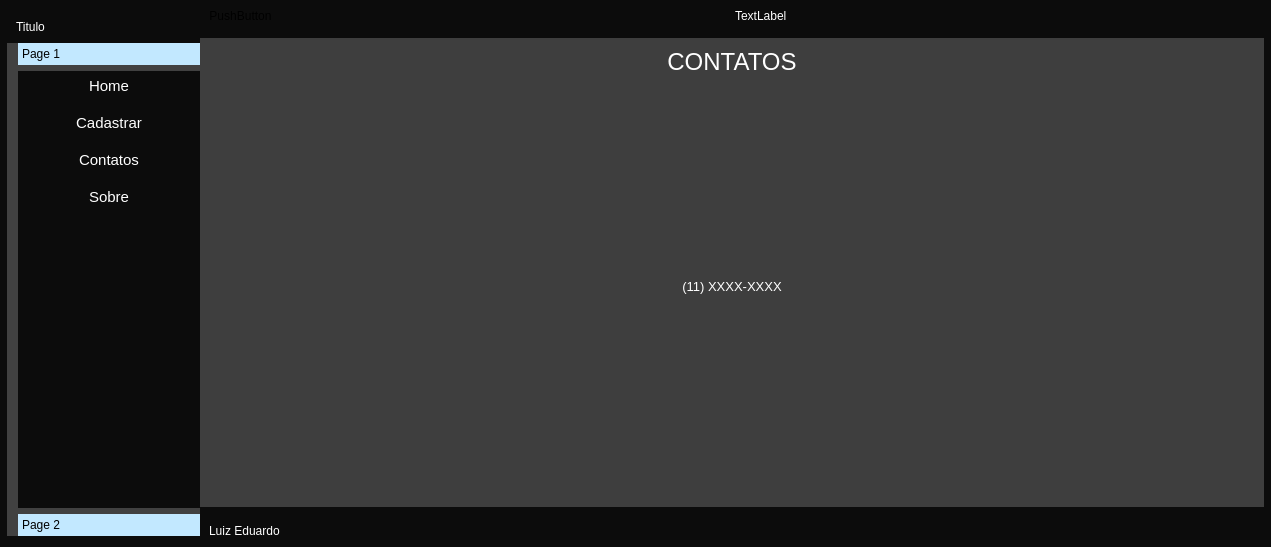
<?xml version="1.0" encoding="UTF-8"?>
<ui version="4.0">
 <class>MainWindow</class>
 <widget class="QMainWindow" name="MainWindow">
  <property name="geometry">
   <rect>
    <x>0</x>
    <y>0</y>
    <width>1271</width>
    <height>547</height>
   </rect>
  </property>
  <property name="windowTitle">
   <string>MainWindow</string>
  </property>
  <property name="styleSheet">
   <string notr="true">background-color: rgb(12, 12, 12);</string>
  </property>
  <widget class="QWidget" name="centralwidget">
   <property name="styleSheet">
    <string notr="true">*{

	border:none;

}
QLabel{

	color: rgb(255,255,255);
}</string>
   </property>
   <layout class="QHBoxLayout" name="horizontalLayout">
    <property name="spacing">
     <number>0</number>
    </property>
    <property name="leftMargin">
     <number>0</number>
    </property>
    <property name="topMargin">
     <number>0</number>
    </property>
    <property name="rightMargin">
     <number>0</number>
    </property>
    <property name="bottomMargin">
     <number>0</number>
    </property>
    <item>
     <widget class="QFrame" name="menu_lateral">
      <property name="maximumSize">
       <size>
        <width>200</width>
        <height>16777215</height>
       </size>
      </property>
      <property name="frameShape">
       <enum>QFrame::StyledPanel</enum>
      </property>
      <property name="frameShadow">
       <enum>QFrame::Raised</enum>
      </property>
      <layout class="QVBoxLayout" name="verticalLayout">
       <property name="spacing">
        <number>0</number>
       </property>
       <property name="leftMargin">
        <number>7</number>
       </property>
       <property name="topMargin">
        <number>11</number>
       </property>
       <property name="rightMargin">
        <number>0</number>
       </property>
       <property name="bottomMargin">
        <number>11</number>
       </property>
       <item>
        <widget class="QFrame" name="frame">
         <property name="frameShape">
          <enum>QFrame::StyledPanel</enum>
         </property>
         <property name="frameShadow">
          <enum>QFrame::Raised</enum>
         </property>
         <layout class="QHBoxLayout" name="horizontalLayout_4">
          <property name="spacing">
           <number>0</number>
          </property>
          <property name="leftMargin">
           <number>9</number>
          </property>
          <property name="topMargin">
           <number>9</number>
          </property>
          <property name="rightMargin">
           <number>0</number>
          </property>
          <property name="bottomMargin">
           <number>9</number>
          </property>
          <item>
           <widget class="QLabel" name="label_3">
            <property name="text">
             <string>Titulo</string>
            </property>
           </widget>
          </item>
         </layout>
        </widget>
       </item>
       <item>
        <widget class="QFrame" name="frame_2">
         <property name="styleSheet">
          <string notr="true">QFrame{
	background-color: rgb(65,65,65);
}

QTooBox{
	
	text-aling:left;
	background-color: rgb(288,254,255);
}

QToolBox::tab{
	border-radios: 5px;
	background-color: rgb(194,232,255);
	text-aling: left;

}</string>
         </property>
         <property name="frameShape">
          <enum>QFrame::StyledPanel</enum>
         </property>
         <property name="frameShadow">
          <enum>QFrame::Raised</enum>
         </property>
         <layout class="QHBoxLayout" name="horizontalLayout_6">
          <property name="spacing">
           <number>0</number>
          </property>
          <property name="leftMargin">
           <number>11</number>
          </property>
          <property name="topMargin">
           <number>0</number>
          </property>
          <property name="rightMargin">
           <number>0</number>
          </property>
          <property name="bottomMargin">
           <number>0</number>
          </property>
          <item>
           <widget class="QToolBox" name="toolBox">
            <property name="styleSheet">
             <string notr="true">QPushButton:hover{

	background-color: rgb(65, 65, 65);
	border-top-left-radius: 15px;
}

QPushButton{

	color: rgb(255,255,255);
}</string>
            </property>
            <property name="currentIndex">
             <number>0</number>
            </property>
            <widget class="QWidget" name="page">
             <property name="geometry">
              <rect>
               <x>0</x>
               <y>0</y>
               <width>182</width>
               <height>429</height>
              </rect>
             </property>
             <attribute name="label">
              <string>Page 1</string>
             </attribute>
             <layout class="QVBoxLayout" name="verticalLayout_4">
              <property name="spacing">
               <number>7</number>
              </property>
              <property name="leftMargin">
               <number>0</number>
              </property>
              <property name="topMargin">
               <number>0</number>
              </property>
              <property name="rightMargin">
               <number>0</number>
              </property>
              <property name="bottomMargin">
               <number>0</number>
              </property>
              <item>
               <widget class="QPushButton" name="btn_home">
                <property name="minimumSize">
                 <size>
                  <width>0</width>
                  <height>30</height>
                 </size>
                </property>
                <property name="sizeIncrement">
                 <size>
                  <width>0</width>
                  <height>0</height>
                 </size>
                </property>
                <property name="font">
                 <font>
                  <pointsize>11</pointsize>
                 </font>
                </property>
                <property name="cursor">
                 <cursorShape>PointingHandCursor</cursorShape>
                </property>
                <property name="text">
                 <string>Home</string>
                </property>
               </widget>
              </item>
              <item>
               <widget class="QPushButton" name="btn_cadastrar">
                <property name="minimumSize">
                 <size>
                  <width>0</width>
                  <height>30</height>
                 </size>
                </property>
                <property name="sizeIncrement">
                 <size>
                  <width>0</width>
                  <height>0</height>
                 </size>
                </property>
                <property name="font">
                 <font>
                  <pointsize>11</pointsize>
                 </font>
                </property>
                <property name="cursor">
                 <cursorShape>PointingHandCursor</cursorShape>
                </property>
                <property name="text">
                 <string>Cadastrar</string>
                </property>
               </widget>
              </item>
              <item>
               <widget class="QPushButton" name="btn_contatos">
                <property name="minimumSize">
                 <size>
                  <width>0</width>
                  <height>30</height>
                 </size>
                </property>
                <property name="sizeIncrement">
                 <size>
                  <width>0</width>
                  <height>0</height>
                 </size>
                </property>
                <property name="font">
                 <font>
                  <pointsize>11</pointsize>
                 </font>
                </property>
                <property name="cursor">
                 <cursorShape>PointingHandCursor</cursorShape>
                </property>
                <property name="text">
                 <string>Contatos</string>
                </property>
               </widget>
              </item>
              <item>
               <widget class="QPushButton" name="btn_sobre">
                <property name="minimumSize">
                 <size>
                  <width>0</width>
                  <height>30</height>
                 </size>
                </property>
                <property name="sizeIncrement">
                 <size>
                  <width>0</width>
                  <height>0</height>
                 </size>
                </property>
                <property name="font">
                 <font>
                  <pointsize>11</pointsize>
                 </font>
                </property>
                <property name="cursor">
                 <cursorShape>PointingHandCursor</cursorShape>
                </property>
                <property name="text">
                 <string>Sobre</string>
                </property>
               </widget>
              </item>
              <item>
               <spacer name="verticalSpacer">
                <property name="orientation">
                 <enum>Qt::Vertical</enum>
                </property>
                <property name="sizeHint" stdset="0">
                 <size>
                  <width>20</width>
                  <height>40</height>
                 </size>
                </property>
               </spacer>
              </item>
             </layout>
            </widget>
            <widget class="QWidget" name="page_2">
             <property name="geometry">
              <rect>
               <x>0</x>
               <y>0</y>
               <width>182</width>
               <height>429</height>
              </rect>
             </property>
             <attribute name="label">
              <string>Page 2</string>
             </attribute>
             <layout class="QVBoxLayout" name="verticalLayout_3">
              <property name="leftMargin">
               <number>0</number>
              </property>
              <property name="topMargin">
               <number>0</number>
              </property>
              <property name="rightMargin">
               <number>0</number>
              </property>
              <property name="bottomMargin">
               <number>0</number>
              </property>
              <item>
               <widget class="QLabel" name="label_4">
                <property name="text">
                 <string>parte 2</string>
                </property>
               </widget>
              </item>
             </layout>
            </widget>
           </widget>
          </item>
         </layout>
        </widget>
       </item>
      </layout>
     </widget>
    </item>
    <item>
     <widget class="QFrame" name="main">
      <property name="frameShape">
       <enum>QFrame::StyledPanel</enum>
      </property>
      <property name="frameShadow">
       <enum>QFrame::Raised</enum>
      </property>
      <layout class="QVBoxLayout" name="verticalLayout_2">
       <property name="leftMargin">
        <number>0</number>
       </property>
       <property name="topMargin">
        <number>0</number>
       </property>
       <property name="rightMargin">
        <number>7</number>
       </property>
       <property name="bottomMargin">
        <number>0</number>
       </property>
       <item>
        <widget class="QFrame" name="frame_topo">
         <property name="frameShape">
          <enum>QFrame::StyledPanel</enum>
         </property>
         <property name="frameShadow">
          <enum>QFrame::Raised</enum>
         </property>
         <layout class="QHBoxLayout" name="horizontalLayout_2">
          <item alignment="Qt::AlignLeft">
           <widget class="QPushButton" name="btn_menu">
            <property name="whatsThis">
             <string>&lt;html&gt;&lt;head/&gt;&lt;body&gt;&lt;p align=&quot;center&quot;&gt;&lt;img src=&quot;:/icons/icons/menu1.png&quot;/&gt;&lt;/p&gt;&lt;/body&gt;&lt;/html&gt;</string>
            </property>
            <property name="text">
             <string>PushButton</string>
            </property>
            <property name="icon">
             <iconset resource="../imagens/icons_.qrc">
              <normaloff>:/icons/icons/menu2.png</normaloff>:/icons/icons/menu2.png</iconset>
            </property>
            <property name="iconSize">
             <size>
              <width>32</width>
              <height>32</height>
             </size>
            </property>
           </widget>
          </item>
          <item>
           <widget class="QLabel" name="label">
            <property name="text">
             <string>TextLabel</string>
            </property>
           </widget>
          </item>
         </layout>
        </widget>
       </item>
       <item>
        <widget class="QFrame" name="frame_principal">
         <property name="sizePolicy">
          <sizepolicy hsizetype="Preferred" vsizetype="Expanding">
           <horstretch>0</horstretch>
           <verstretch>0</verstretch>
          </sizepolicy>
         </property>
         <property name="styleSheet">
          <string notr="true">background-color: rgb(62, 62, 62);</string>
         </property>
         <property name="frameShape">
          <enum>QFrame::StyledPanel</enum>
         </property>
         <property name="frameShadow">
          <enum>QFrame::Raised</enum>
         </property>
         <layout class="QVBoxLayout" name="verticalLayout_5">
          <property name="leftMargin">
           <number>0</number>
          </property>
          <property name="topMargin">
           <number>0</number>
          </property>
          <property name="rightMargin">
           <number>0</number>
          </property>
          <property name="bottomMargin">
           <number>0</number>
          </property>
          <item>
           <widget class="QStackedWidget" name="pages">
            <property name="currentIndex">
             <number>2</number>
            </property>
            <widget class="QWidget" name="pg_home">
             <layout class="QVBoxLayout" name="verticalLayout_6">
              <item>
               <widget class="QLabel" name="logo">
                <property name="text">
                 <string>&lt;html&gt;&lt;head/&gt;&lt;body&gt;&lt;p align=&quot;center&quot;&gt;&lt;img src=&quot;:/icons/icons/logo4.png&quot;/&gt;&lt;/p&gt;&lt;/body&gt;&lt;/html&gt;</string>
                </property>
               </widget>
              </item>
             </layout>
            </widget>
            <widget class="QWidget" name="pg_cadastrar">
             <layout class="QVBoxLayout" name="verticalLayout_7">
              <property name="leftMargin">
               <number>0</number>
              </property>
              <property name="topMargin">
               <number>0</number>
              </property>
              <property name="rightMargin">
               <number>0</number>
              </property>
              <property name="bottomMargin">
               <number>0</number>
              </property>
              <item>
               <widget class="QTabWidget" name="tabWidget">
                <property name="currentIndex">
                 <number>1</number>
                </property>
                <widget class="QWidget" name="tab_cadastro">
                 <attribute name="title">
                  <string>Cadastro</string>
                 </attribute>
                 <layout class="QVBoxLayout" name="verticalLayout_10">
                  <property name="leftMargin">
                   <number>0</number>
                  </property>
                  <property name="topMargin">
                   <number>0</number>
                  </property>
                  <property name="rightMargin">
                   <number>0</number>
                  </property>
                  <property name="bottomMargin">
                   <number>0</number>
                  </property>
                  <item>
                   <widget class="QFrame" name="frame_4">
                    <property name="styleSheet">
                     <string notr="true">QLineEdit{
background-color: rgb(255, 255, 255);
	font: 10pt &quot;MS Shell Dlg 2&quot;;
}

QFrame{

	background-color: rgb(231, 231, 231);
}</string>
                    </property>
                    <property name="frameShape">
                     <enum>QFrame::StyledPanel</enum>
                    </property>
                    <property name="frameShadow">
                     <enum>QFrame::Raised</enum>
                    </property>
                    <layout class="QGridLayout" name="gridLayout">
                     <item row="0" column="0" colspan="3">
                      <widget class="QLabel" name="label_6">
                       <property name="styleSheet">
                        <string notr="true">color: rgb(0, 99, 148);
background-color: rgb(249, 249, 249);</string>
                       </property>
                       <property name="text">
                        <string>&lt;html&gt;&lt;head/&gt;&lt;body&gt;&lt;p align=&quot;center&quot;&gt;&lt;span style=&quot; font-size:16pt; font-weight:600;&quot;&gt;EMPRESA&lt;/span&gt;&lt;/p&gt;&lt;/body&gt;&lt;/html&gt;</string>
                       </property>
                      </widget>
                     </item>
                     <item row="1" column="0">
                      <widget class="QLineEdit" name="ln_cnpj">
                       <property name="alignment">
                        <set>Qt::AlignCenter</set>
                       </property>
                       <property name="placeholderText">
                        <string>CNPJ</string>
                       </property>
                      </widget>
                     </item>
                     <item row="1" column="1" colspan="2">
                      <widget class="QLineEdit" name="ln_nome">
                       <property name="alignment">
                        <set>Qt::AlignCenter</set>
                       </property>
                       <property name="placeholderText">
                        <string>NOME EMPRESARIAL</string>
                       </property>
                      </widget>
                     </item>
                     <item row="2" column="0" colspan="3">
                      <widget class="QLineEdit" name="ln_logradouro">
                       <property name="alignment">
                        <set>Qt::AlignCenter</set>
                       </property>
                       <property name="placeholderText">
                        <string>LOGRADOURO</string>
                       </property>
                      </widget>
                     </item>
                     <item row="3" column="0">
                      <widget class="QLineEdit" name="ln_numero">
                       <property name="alignment">
                        <set>Qt::AlignCenter</set>
                       </property>
                       <property name="placeholderText">
                        <string>NUMERO</string>
                       </property>
                      </widget>
                     </item>
                     <item row="3" column="1">
                      <widget class="QLineEdit" name="ln_complemento">
                       <property name="alignment">
                        <set>Qt::AlignCenter</set>
                       </property>
                       <property name="placeholderText">
                        <string>COMPLEMENTO</string>
                       </property>
                      </widget>
                     </item>
                     <item row="3" column="2">
                      <widget class="QLineEdit" name="ln_bairro">
                       <property name="alignment">
                        <set>Qt::AlignCenter</set>
                       </property>
                       <property name="placeholderText">
                        <string>BAIRRO</string>
                       </property>
                      </widget>
                     </item>
                     <item row="4" column="0">
                      <widget class="QLineEdit" name="ln_municipio">
                       <property name="alignment">
                        <set>Qt::AlignCenter</set>
                       </property>
                       <property name="placeholderText">
                        <string>MUNICIPIO</string>
                       </property>
                      </widget>
                     </item>
                     <item row="4" column="1">
                      <widget class="QLineEdit" name="ln_uf">
                       <property name="alignment">
                        <set>Qt::AlignCenter</set>
                       </property>
                       <property name="placeholderText">
                        <string>UF</string>
                       </property>
                      </widget>
                     </item>
                     <item row="4" column="2">
                      <widget class="QLineEdit" name="ln_cep">
                       <property name="alignment">
                        <set>Qt::AlignCenter</set>
                       </property>
                       <property name="placeholderText">
                        <string>CEP</string>
                       </property>
                      </widget>
                     </item>
                     <item row="5" column="0">
                      <widget class="QLineEdit" name="ln_telefone">
                       <property name="alignment">
                        <set>Qt::AlignCenter</set>
                       </property>
                       <property name="placeholderText">
                        <string>TELEFONE</string>
                       </property>
                      </widget>
                     </item>
                     <item row="5" column="1" colspan="2">
                      <widget class="QLineEdit" name="ln_email">
                       <property name="alignment">
                        <set>Qt::AlignCenter</set>
                       </property>
                       <property name="placeholderText">
                        <string>EMAIL</string>
                       </property>
                      </widget>
                     </item>
                    </layout>
                   </widget>
                  </item>
                  <item alignment="Qt::AlignHCenter">
                   <widget class="QPushButton" name="pushButton_5">
                    <property name="minimumSize">
                     <size>
                      <width>160</width>
                      <height>30</height>
                     </size>
                    </property>
                    <property name="font">
                     <font>
                      <pointsize>12</pointsize>
                     </font>
                    </property>
                    <property name="cursor">
                     <cursorShape>PointingHandCursor</cursorShape>
                    </property>
                    <property name="styleSheet">
                     <string notr="true">QPushButton::hover{
background-color: rgb(0, 170, 255);
border-radius: 15px;
color: #fff

}

QPushButton{
border-radius:15px;
	background-color: rgb(243, 243, 243);
}</string>
                    </property>
                    <property name="text">
                     <string>Cadastrar</string>
                    </property>
                   </widget>
                  </item>
                 </layout>
                </widget>
                <widget class="QWidget" name="tab_empresa">
                 <attribute name="title">
                  <string>Empresa</string>
                 </attribute>
                 <layout class="QVBoxLayout" name="verticalLayout_9">
                  <property name="leftMargin">
                   <number>0</number>
                  </property>
                  <property name="topMargin">
                   <number>0</number>
                  </property>
                  <property name="rightMargin">
                   <number>0</number>
                  </property>
                  <property name="bottomMargin">
                   <number>0</number>
                  </property>
                  <item>
                   <widget class="QLabel" name="label_5">
                    <property name="text">
                     <string>&lt;html&gt;&lt;head/&gt;&lt;body&gt;&lt;p align=&quot;center&quot;&gt;&lt;span style=&quot; font-size:10pt; font-weight:600;&quot;&gt;EMPRESAS&lt;/span&gt;&lt;/p&gt;&lt;/body&gt;&lt;/html&gt;</string>
                    </property>
                   </widget>
                  </item>
                  <item>
                   <layout class="QHBoxLayout" name="horizontalLayout_5">
                    <item>
                     <widget class="QTableWidget" name="tableWidget">
                      <property name="styleSheet">
                       <string notr="true">QHeaderView::section{
background-color: rgb(148, 148, 148);
	color: rgb(255, 255, 255);
	font: 10pt &quot;MS Shell Dlg 2&quot;;
}

QTableWidget{
background-color: rgb(252, 252, 252);
}</string>
                      </property>
                      <column>
                       <property name="text">
                        <string>CNPJ</string>
                       </property>
                      </column>
                      <column>
                       <property name="text">
                        <string>NOME</string>
                       </property>
                      </column>
                      <column>
                       <property name="text">
                        <string>LOGRADOURO</string>
                       </property>
                      </column>
                      <column>
                       <property name="text">
                        <string>NUMERO</string>
                       </property>
                      </column>
                      <column>
                       <property name="text">
                        <string>COMPLEMENTO</string>
                       </property>
                      </column>
                      <column>
                       <property name="text">
                        <string>BAIRRO</string>
                       </property>
                      </column>
                      <column>
                       <property name="text">
                        <string>MUNICIPIO</string>
                       </property>
                      </column>
                      <column>
                       <property name="text">
                        <string>TELEFONE</string>
                       </property>
                      </column>
                      <column>
                       <property name="text">
                        <string>EMAIL</string>
                       </property>
                      </column>
                     </widget>
                    </item>
                    <item>
                     <widget class="QFrame" name="frame_3">
                      <property name="styleSheet">
                       <string notr="true">QPushButton{
border-radius:15px;
background-color: rgb(255,255,255);
	font: 11pt &quot;MS Shell Dlg 2&quot;;
color: rgb(0,24,74);

}

QPushButton::hover{
background-color: rgb(255,255,255);
color: rgb(49,147,0);
}
QFrame{
background-color: rgb(230,230,230)
}</string>
                      </property>
                      <property name="frameShape">
                       <enum>QFrame::StyledPanel</enum>
                      </property>
                      <property name="frameShadow">
                       <enum>QFrame::Raised</enum>
                      </property>
                      <layout class="QVBoxLayout" name="verticalLayout_8">
                       <item>
                        <widget class="QPushButton" name="btn_excel">
                         <property name="minimumSize">
                          <size>
                           <width>120</width>
                           <height>30</height>
                          </size>
                         </property>
                         <property name="cursor">
                          <cursorShape>PointingHandCursor</cursorShape>
                         </property>
                         <property name="text">
                          <string>Gerar Excel</string>
                         </property>
                        </widget>
                       </item>
                       <item>
                        <widget class="QPushButton" name="btn_alterar">
                         <property name="minimumSize">
                          <size>
                           <width>120</width>
                           <height>30</height>
                          </size>
                         </property>
                         <property name="cursor">
                          <cursorShape>PointingHandCursor</cursorShape>
                         </property>
                         <property name="text">
                          <string>Alterar</string>
                         </property>
                        </widget>
                       </item>
                       <item>
                        <widget class="QPushButton" name="btn_excluir">
                         <property name="minimumSize">
                          <size>
                           <width>120</width>
                           <height>30</height>
                          </size>
                         </property>
                         <property name="cursor">
                          <cursorShape>PointingHandCursor</cursorShape>
                         </property>
                         <property name="text">
                          <string>Excluir</string>
                         </property>
                        </widget>
                       </item>
                       <item>
                        <spacer name="verticalSpacer_2">
                         <property name="orientation">
                          <enum>Qt::Vertical</enum>
                         </property>
                         <property name="sizeHint" stdset="0">
                          <size>
                           <width>20</width>
                           <height>40</height>
                          </size>
                         </property>
                        </spacer>
                       </item>
                      </layout>
                     </widget>
                    </item>
                   </layout>
                  </item>
                 </layout>
                </widget>
               </widget>
              </item>
             </layout>
            </widget>
            <widget class="QWidget" name="pg_contatos">
             <layout class="QVBoxLayout" name="verticalLayout_13">
              <item>
               <widget class="QLabel" name="label_10">
                <property name="minimumSize">
                 <size>
                  <width>0</width>
                  <height>15</height>
                 </size>
                </property>
                <property name="maximumSize">
                 <size>
                  <width>16777215</width>
                  <height>30</height>
                 </size>
                </property>
                <property name="text">
                 <string>&lt;html&gt;&lt;head/&gt;&lt;body&gt;&lt;p align=&quot;center&quot;&gt;&lt;span style=&quot; font-size:18pt;&quot;&gt;CONTATOS&lt;/span&gt;&lt;/p&gt;&lt;/body&gt;&lt;/html&gt;</string>
                </property>
               </widget>
              </item>
              <item>
               <widget class="QLabel" name="label_7">
                <property name="text">
                 <string>&lt;html&gt;&lt;head/&gt;&lt;body&gt;&lt;p align=&quot;center&quot;&gt;&lt;img src=&quot;:/icons/icons/whatsApp.png&quot;/&gt;&lt;span style=&quot; font-size:16pt; vertical-align:super;&quot;&gt;(11) XXXX-XXXX&lt;/span&gt;&lt;/p&gt;&lt;/body&gt;&lt;/html&gt;</string>
                </property>
               </widget>
              </item>
             </layout>
            </widget>
            <widget class="QWidget" name="pg_sobre">
             <layout class="QVBoxLayout" name="verticalLayout_11">
              <item>
               <widget class="QFrame" name="frame_5">
                <property name="frameShape">
                 <enum>QFrame::StyledPanel</enum>
                </property>
                <property name="frameShadow">
                 <enum>QFrame::Raised</enum>
                </property>
                <layout class="QVBoxLayout" name="verticalLayout_12">
                 <item>
                  <widget class="QLabel" name="label_8">
                   <property name="text">
                    <string>&lt;html&gt;&lt;head/&gt;&lt;body&gt;&lt;p align=&quot;center&quot;&gt;&lt;span style=&quot; font-size:8pt;&quot;&gt;SOBRE&lt;/span&gt;&lt;/p&gt;&lt;/body&gt;&lt;/html&gt;</string>
                   </property>
                  </widget>
                 </item>
                 <item>
                  <widget class="QLabel" name="label_9">
                   <property name="text">
                    <string>&lt;html&gt;&lt;head/&gt;&lt;body&gt;&lt;p align=&quot;center&quot;&gt;&lt;span style=&quot; font-size:11pt;&quot;&gt;Quero vivê-lo em cada vão momento&lt;/span&gt;&lt;/p&gt;&lt;p align=&quot;center&quot;&gt;&lt;span style=&quot; font-size:11pt;&quot;&gt;E em louvor hei de espalhar meu canto&lt;/span&gt;&lt;/p&gt;&lt;p align=&quot;center&quot;&gt;&lt;span style=&quot; font-size:11pt;&quot;&gt;E rir meu riso e derramar meu pranto&lt;/span&gt;&lt;/p&gt;&lt;p align=&quot;center&quot;&gt;&lt;span style=&quot; font-size:11pt;&quot;&gt;Ao seu pesar ou seu contentamento&lt;/span&gt;&lt;/p&gt;&lt;/body&gt;&lt;/html&gt;</string>
                   </property>
                  </widget>
                 </item>
                </layout>
               </widget>
              </item>
             </layout>
            </widget>
           </widget>
          </item>
         </layout>
        </widget>
       </item>
       <item>
        <widget class="QFrame" name="frame_rodape">
         <property name="frameShape">
          <enum>QFrame::StyledPanel</enum>
         </property>
         <property name="frameShadow">
          <enum>QFrame::Raised</enum>
         </property>
         <layout class="QHBoxLayout" name="horizontalLayout_3">
          <property name="topMargin">
           <number>11</number>
          </property>
          <property name="rightMargin">
           <number>11</number>
          </property>
          <item>
           <widget class="QLabel" name="label_2">
            <property name="text">
             <string>Luiz Eduardo</string>
            </property>
           </widget>
          </item>
         </layout>
        </widget>
       </item>
      </layout>
     </widget>
    </item>
   </layout>
  </widget>
 </widget>
 <resources>
  <include location="../imagens/icons_.qrc"/>
 </resources>
 <connections/>
</ui>
